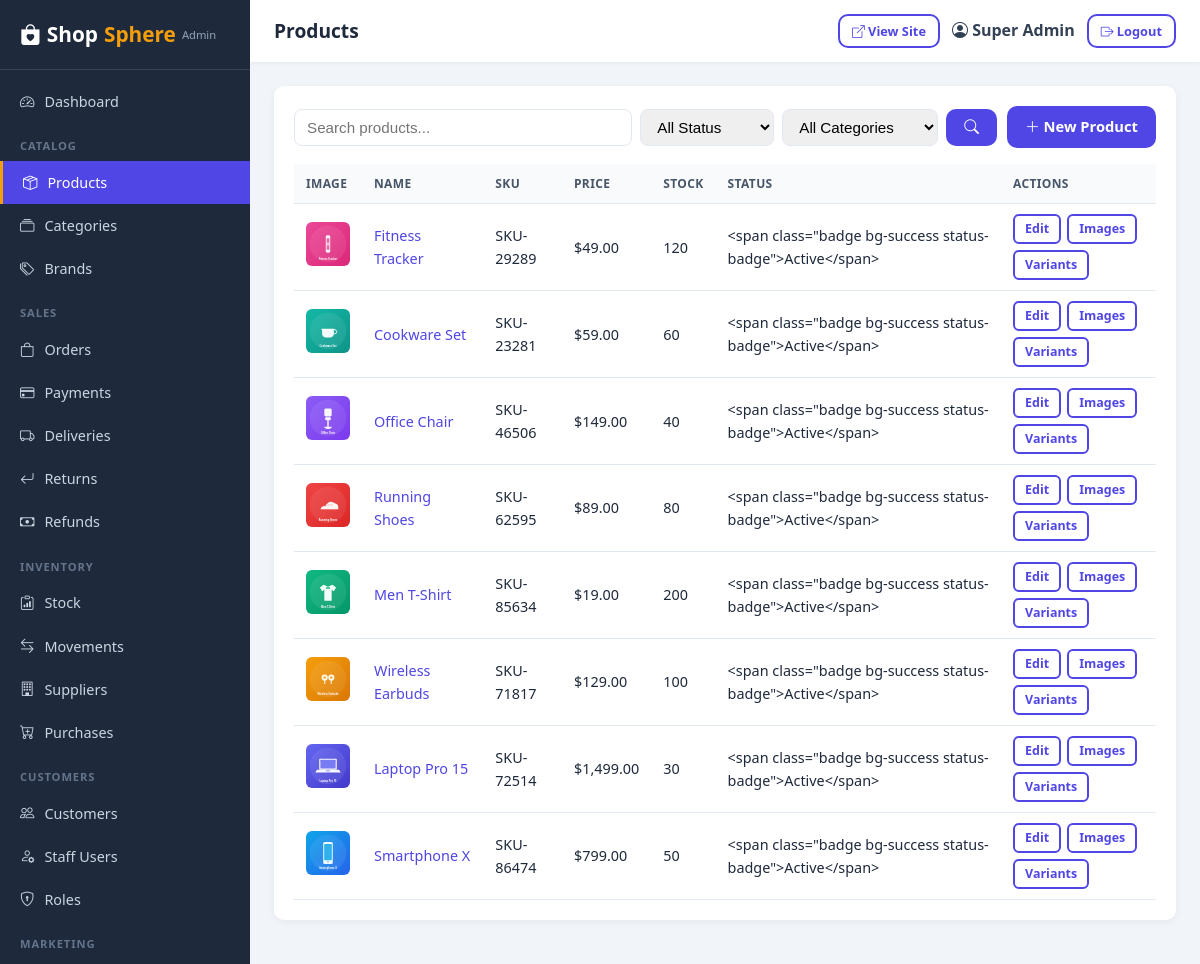
The page /admin/products (signed in) on the database its author committed.
### app/models/user.py (models this page shows, shortened)
class User(UserMixin, db.Model):
    __tablename__ = 'users'
    id = db.Column(db.Integer, primary_key=True)
    full_name = db.Column(db.String(120), nullable=False)
    email = db.Column(db.String(120), unique=True, nullable=False, index=True)
    phone = db.Column(db.String(30), nullable=True, index=True)
    password_hash = db.Column(db.String(255), nullable=False)
    avatar = db.Column(db.String(255), nullable=True)
    is_active = db.Column(db.Boolean, default=True)
    is_verified = db.Column(db.Boolean, default=False)
    is_staff = db.Column(db.Boolean, default=False)
    last_login = db.Column(db.DateTime)
    reset_token = db.Column(db.String(100), nullable=True)
    reset_token_expires = db.Column(db.DateTime)
    created_at = db.Column(db.DateTime, default=datetime.utcnow)
    updated_at = db.Column(db.DateTime, default=datetime.utcnow, onupdate=datetime.utcnow)
    roles = db.relationship('Role', secondary=user_roles, back_populates='users', lazy='selectin')
    addresses = db.relationship('Address', backref='customer', lazy='dynamic', cascade='all, delete-orphan')
    orders = db.relationship('Order', backref='customer', lazy='dynamic', foreign_keys='Order.customer_id')
    reviews = db.relationship('Review', backref='customer', lazy='dynamic', foreign_keys='Review.customer_id')
    return_requests = db.relationship('ReturnRequest', backref='customer', lazy='dynamic', foreign_keys='ReturnRequest.customer_id')
    support_tickets = db.relationship('SupportTicket', backref='customer', lazy='dynamic', foreign_keys='SupportTicket.customer_id')
    notifications = db.relationship('Notification', backref='user', lazy='dynamic', cascade='all, delete-orphan')
    loyalty_transactions = db.relationship('LoyaltyTransaction', backref='user', lazy='dynamic', cascade='all, delete-orphan')
    def has_role(self, role_name):
        return any(r.name == role_name for r in self.roles)
    def has_permission(self, perm_name):
        if self.has_role('Super Admin'):
            return True
        for r in self.roles:
            for p in r.permissions:
                if p.name == perm_name:
                    return True
        return False

### app/models/catalog.py (models this page shows, shortened)
class Product(db.Model):
    __tablename__ = 'products'
    id = db.Column(db.Integer, primary_key=True)
    name = db.Column(db.String(255), nullable=False, index=True)
    slug = db.Column(db.String(280), unique=True, nullable=False, index=True)
    sku = db.Column(db.String(80), unique=True, nullable=False, index=True)
    category_id = db.Column(db.Integer, db.ForeignKey('categories.id', ondelete='SET NULL'))
    subcategory_id = db.Column(db.Integer, db.ForeignKey('categories.id', ondelete='SET NULL'))
    brand_id = db.Column(db.Integer, db.ForeignKey('brands.id', ondelete='SET NULL'))
    main_image = db.Column(db.String(255))
    video_url = db.Column(db.String(255))
    short_description = db.Column(db.Text)
    description = db.Column(db.Text)
    price = db.Column(db.Numeric(12, 2), nullable=False, index=True)
    old_price = db.Column(db.Numeric(12, 2))
    cost_price = db.Column(db.Numeric(12, 2))  # for profit estimates
    stock_quantity = db.Column(db.Integer, default=0, index=True)
    min_stock_level = db.Column(db.Integer, default=5)
    sold_count = db.Column(db.Integer, default=0, index=True)
    colors = db.Column(db.String(255))  # comma separated
    sizes = db.Column(db.String(255))   # comma separated
    warranty_info = db.Column(db.Text)
    return_policy = db.Column(db.Text)
    shipping_info = db.Column(db.Text)
    condition = db.Column(db.String(30), default='new')  # new | used | refurbished
    is_featured = db.Column(db.Boolean, default=False)
    is_bestseller = db.Column(db.Boolean, default=False)
    is_new_arrival = db.Column(db.Boolean, default=False)
    is_flash_sale = db.Column(db.Boolean, default=False)
    is_recommended = db.Column(db.Boolean, default=False)
    status = db.Column(db.String(20), default='active', index=True)  # active | inactive
    views = db.Column(db.Integer, default=0)
    created_at = db.Column(db.DateTime, default=datetime.utcnow)
    updated_at = db.Column(db.DateTime, default=datetime.utcnow, onupdate=datetime.utcnow)
    images = db.relationship('ProductImage', backref='product', lazy='selectin',
                             cascade='all, delete-orphan', order_by='ProductImage.display_order')
    variants = db.relationship('ProductVariant', backref='product', lazy='selectin',
                               cascade='all, delete-orphan')
    specifications = db.relationship('ProductSpecification', backref='product', lazy='selectin',
                                     cascade='all, delete-orphan')
    features = db.relationship('ProductFeature', backref='product', lazy='selectin',
                               cascade='all, delete-orphan')
    reviews = db.relationship('Review', backref='product', lazy='dynamic',
                              foreign_keys='Review.product_id')
    order_items = db.relationship('OrderItem', backref='product', lazy='dynamic')
    @property
    def is_low_stock(self):
        return self.stock_quantity is not None and self.min_stock_level is not None \
            and 0 < self.stock_quantity <= self.min_stock_level

### app/routes/admin.py (the view)
@admin_bp.route('/products')
@permission_required('manage_products')
def products():
    page = request.args.get('page', 1, type=int)
    q = (request.args.get('q') or '').strip()
    status = request.args.get('status', '')
    cat = request.args.get('category', type=int)
    query = Product.query
    if q:
        query = query.filter(Product.name.ilike(f'%{q}%'))
    if status:
        query = query.filter_by(status=status)
    if cat:
        query = query.filter_by(category_id=cat)
    items = query.order_by(desc(Product.created_at)).paginate(page=page, per_page=current_app.config['ADMIN_PER_PAGE'], error_out=False)
    categories = Category.query.filter_by(parent_id=None).order_by(Category.name).all()
    return render_template('admin/products.html', products=items, categories=categories,
                           q=q, status=status, cat=cat)

### app/templates/admin/products.html (shortened to what this page needs)
{% extends "admin/base.html" %}
{% block page_title %}Products{% endblock %}
{% block content %}
<div class="admin-panel">
  <div class="admin-toolbar">
    <form method="get" action="{{ url_for('admin.products') }}" class="search d-flex gap-2" style="flex:1">
      <input type="text" name="q" class="form-control" value="{{ q }}" placeholder="Search products...">
      <select name="status" class="form-control" style="width:auto" onchange="this.form.submit()">
        <option value="">All Status</option>
      </select>
      <select name="cat" class="form-control" style="width:auto" onchange="this.form.submit()">
        <option value="">All Categories</option>
      </select>
      <button class="btn btn-primary" type="submit"><i class="bi bi-search"></i></button>
    </form>
    <a href="{{ url_for('admin.product_new') }}" class="btn btn-primary"><i class="bi bi-plus-lg"></i> New Product</a>
  </div>
  <table class="admin-table">
    <thead><tr><th>Image</th><th>Name</th><th>SKU</th><th>Price</th><th>Stock</th><th>Status</th><th>Actions</th></tr></thead>
    <tbody>
    {% for p in products %}
      <tr>
        <td><img src="{{ product_image_url(p.main_image) }}" alt="{{ p.name }}"></td>
        <td><a href="{{ url_for('products.detail', slug=p.slug) }}" target="_blank">{{ p.name }}</a></td>
        <td>{{ p.sku }}</td>
        <td>{{ money(p.price) }}</td>
        <td>{% if p.stock_quantity <= 0 %}<span class="badge bg-danger">0</span>{% elif p.is_low_stock %}<span class="badge bg-warning">{{ p.stock_quantity }}</span>{% else %}{{ p.stock_quantity }}{% endif %}</td>
        <td>{{ status_badge(p.status) }}</td>
        <td>
          <div class="admin-actions">
            <a href="{{ url_for('admin.product_edit', product_id=p.id) }}" class="btn btn-outline btn-xs">Edit</a>
            <a href="{{ url_for('admin.product_images', product_id=p.id) }}" class="btn btn-outline btn-xs">Images</a>
            <a href="{{ url_for('admin.product_variants', product_id=p.id) }}" class="btn btn-outline btn-xs">Variants</a>
          </div>
        </td>
      </tr>
    {% endfor %}
    </tbody>
  </table>
</div>
{% endblock %}

### app/templates/admin/base.html (shortened to what this page needs)
<!DOCTYPE html>
<html lang="en">
<head>
  <link rel="stylesheet" href="{{ url_for('static', filename='css/style.css') }}">
  <link rel="stylesheet" href="{{ url_for('static', filename='css/admin.css') }}">
  <link rel="stylesheet" href="https://cdn.jsdelivr.net/npm/bootstrap-icons@1.11.1/font/bootstrap-icons.css">
</head>
<body class="admin-body">
  <div class="admin-layout">
    <aside class="admin-sidebar">
      <div class="admin-logo">
        <a href="{{ url_for('admin.dashboard') }}"><i class="bi bi-bag-heart-fill"></i> Shop<span>Sphere</span> <small>Admin</small></a>
      </div>
      <nav class="admin-nav">
        <a href="{{ url_for('admin.dashboard') }}" class="{{ 'active' if request.endpoint == 'admin.dashboard' }}"><i class="bi bi-speedometer2"></i> Dashboard</a>
        <div class="nav-group">Catalog</div>
        <a href="{{ url_for('admin.products') }}" class="{{ 'active' if 'product' in request.endpoint }}"><i class="bi bi-box-seam"></i> Products</a>
        <a href="{{ url_for('admin.categories') }}" class="{{ 'active' if request.endpoint == 'admin.categories' }}"><i class="bi bi-collection"></i> Categories</a>
        <a href="{{ url_for('admin.brands') }}" class="{{ 'active' if request.endpoint == 'admin.brands' }}"><i class="bi bi-tags"></i> Brands</a>
        <div class="nav-group">Sales</div>
        <a href="{{ url_for('admin.orders') }}" class="{{ 'active' if request.endpoint == 'admin.orders' }}"><i class="bi bi-bag"></i> Orders</a>
        <a href="{{ url_for('admin.payments') }}" class="{{ 'active' if request.endpoint == 'admin.payments' }}"><i class="bi bi-credit-card"></i> Payments</a>
        <a href="{{ url_for('admin.deliveries') }}" class="{{ 'active' if request.endpoint == 'admin.deliveries' }}"><i class="bi bi-truck"></i> Deliveries</a>
        <a href="{{ url_for('admin.returns') }}" class="{{ 'active' if request.endpoint == 'admin.returns' }}"><i class="bi bi-arrow-return-left"></i> Returns</a>
        <a href="{{ url_for('admin.refunds') }}" class="{{ 'active' if request.endpoint == 'admin.refunds' }}"><i class="bi bi-cash"></i> Refunds</a>
        <div class="nav-group">Inventory</div>
        <a href="{{ url_for('admin.inventory') }}" class="{{ 'active' if request.endpoint == 'admin.inventory' }}"><i class="bi bi-clipboard-data"></i> Stock</a>
        <a href="{{ url_for('admin.inventory_movements') }}" class="{{ 'active' if request.endpoint == 'admin.inventory_movements' }}"><i class="bi bi-arrow-left-right"></i> Movements</a>
        <a href="{{ url_for('admin.suppliers') }}" class="{{ 'active' if request.endpoint == 'admin.suppliers' }}"><i class="bi bi-building"></i> Suppliers</a>
        <a href="{{ url_for('admin.purchases') }}" class="{{ 'active' if request.endpoint == 'admin.purchases' }}"><i class="bi bi-cart-plus"></i> Purchases</a>
        <div class="nav-group">Customers</div>
        <a href="{{ url_for('admin.customers') }}" class="{{ 'active' if request.endpoint == 'admin.customers' }}"><i class="bi bi-people"></i> Customers</a>
        <a href="{{ url_for('admin.users') }}" class="{{ 'active' if request.endpoint == 'admin.users' }}"><i class="bi bi-person-gear"></i> Staff Users</a>
        <a href="{{ url_for('admin.roles') }}" class="{{ 'active' if request.endpoint == 'admin.roles' }}"><i class="bi bi-shield-lock"></i> Roles</a>
        <div class="nav-group">Marketing</div>
        <a href="{{ url_for('admin.coupons') }}" class="{{ 'active' if request.endpoint == 'admin.coupons' }}"> Coupons</a>
      </nav>
    </aside>
    <div class="admin-main">
      <header class="admin-header">
        <div class="admin-header-left">
          <span class="admin-page-title">{% block page_title %}Dashboard{% endblock %}</span>
        </div>
        <div class="admin-header-right">
          <a href="{{ url_for('main.home') }}" target="_blank" class="btn btn-outline btn-sm"><i class="bi bi-box-arrow-up-right"></i> View Site</a>
          <span class="admin-user"><i class="bi bi-person-circle"></i> {{ current_user.full_name }}</span>
          <a href="{{ url_for('auth.logout') }}" class="btn btn-outline btn-sm"><i class="bi bi-box-arrow-right"></i> Logout</a>
        </div>
      </header>
      <div class="admin-content">
        {% block content %}{% endblock %}
      </div>
    </div>
  </div>
</body>
</html>

### rows shown on the page
User: full_name "Super Admin"
Product: main_image (picture), name "Fitness Tracker", sku "SKU-29289", price "$49.00", stock_quantity "120", status "<span class=\"badge bg-success status-badge\">Active</span>"
Product: main_image (picture), name "Cookware Set", sku "SKU-23281", price "$59.00", stock_quantity "60", status "<span class=\"badge bg-success status-badge\">Active</span>"
Product: main_image (picture), name "Office Chair", sku "SKU-46506", price "$149.00", stock_quantity "40", status "<span class=\"badge bg-success status-badge\">Active</span>"
Product: main_image (picture), name "Running Shoes", sku "SKU-62595", price "$89.00", stock_quantity "80", status "<span class=\"badge bg-success status-badge\">Active</span>"
Product: main_image (picture), name "Men T-Shirt", sku "SKU-85634", price "$19.00", stock_quantity "200", status "<span class=\"badge bg-success status-badge\">Active</span>"
Product: main_image (picture), name "Wireless Earbuds", sku "SKU-71817", price "$129.00", stock_quantity "100", status "<span class=\"badge bg-success status-badge\">Active</span>"
Product: main_image (picture), name "Laptop Pro 15", sku "SKU-72514", price "$1,499.00", stock_quantity "30", status "<span class=\"badge bg-success status-badge\">Active</span>"
Product: main_image (picture), name "Smartphone X", sku "SKU-86474", price "$799.00", stock_quantity "50", status "<span class=\"badge bg-success status-badge\">Active</span>"
